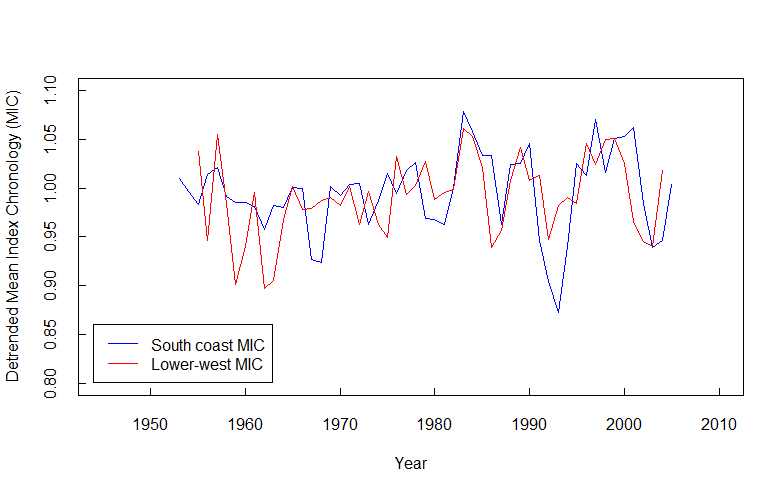

The script that saved this image:
#################
### Synchrony ###
#################

##################
### Initialize ###
##################

setwd("C:/Users/User/Google Drive/Honours/Results/IncrementData") # Ellen's pc
#setwd("C:/Users/Ellen/Google Drive/Honours/Results/IncrementData") # laptop
# clear environment
rm(list=ls(all=TRUE))

library(dplR)

# Read in csv files
list.files()

SouthFOX <- read.csv("SouthFOX.csv")
WestFOX <- read.csv("WestFOX.csv")

# merge two data frames by ID
total <- merge(SouthFOX,WestFOX,by="Year")
Whole <- total[,-2]

# write to ring-width file
write.rwl(rwl.df = Whole, fname = "Whole.rwl", format = "tucson")
data <- read.rwl("Whole.rwl", format = "tucson")

# X-dating in dplR
# Read in data, explore
dat <- data
dat.sum <- summary(dat)
mean(dat.sum$year) # length of series
mean(dat.sum$stdev)
mean(dat.sum$median)
mean(dat.sum$ar1) # first order correlation
mean(interseries.cor(dat)[,1]) # mean intereseries correlation

# Create output
Output <- dat.sum
Age.range.min <- min(Output$year)
Age.range.max <- max(Output$year)
Age.range <- paste(Age.range.min, Age.range.max, sep = "-")
Mean.incs <- mean(Output$year)
Interseries.correlation <- mean(interseries.cor(dat)[,1])
Mean.sensitivity <- mean(Output$sens1)
Standard.deviation <- mean(Output$stdev)
n <- length(Output$series)
South.Coast <- data.frame(Age.range, Mean.incs, Interseries.correlation, Mean.sensitivity, Standard.deviation,n)

the <- dat[,c(-1,-31)]
plot(the, plot.type = "spag")
rwl.2 <- corr.rwl.seg(dat, seg.length=4, bin.floor=0,pcrit = 0.05)
# seg.2 <- corr.series.seg(rwl=dat, series = "060089", seg.length=4, bin.floor=0) # of a single fish



##################################################################################################################
setwd("C:/Users/User/Google Drive/Honours/Results/IncrementData") # Ellen's pc

# SouthMIC <- read.csv("Master_SouthFOX_Dtr.csv")
# WestMIC <- read.csv("Master_WestFOX_Dtr.csv")

SouthMIC <- read.csv("MIC_Dbl_South.csv")
WestMIC <- read.csv("MIC_Dbl_West.csv")

colnames(SouthMIC) <- c("Year", "MIC", "Depth")
colnames(WestMIC) <- c("Year", "MIC", "Depth")

plot(SouthMIC$MIC~SouthMIC$Year, type="l", col = "blue")
lines(WestMIC$MIC~WestMIC$Year, col = "red")

plot(WestMIC$MIC, type="l")

Data <- merge(SouthMIC, WestMIC, by = "Year", by.x = "Year")
names(Data) <- c("Year", "South", "SDepth", "West", "WDepth")
#write.csv(Data, "MIC_Combined.csv")

plot(Data$South~Data$West, pch = 18)
M1 <- lm(Data$South~Data$West)
summary(M1)


setwd("C:/Users/User/Google Drive/Honours/Results/Env/SST")
list.files()
Data <- read.csv("South_Coast_SST.csv")

library(dplR)
# Detrend with a spline with 
#rigidity parameter equal to 67% of series length

# SSTdr = detrend(Data[,-1], method = "Spline")
# SST <- data.frame(Data[,1], SSTdr)

Mean <- colMeans(Data[,3:ncol(Data)], na.rm = TRUE)
Year <- rep(2013:1931, each=1)
df <- data.frame(Mean, Year, row.names = NULL)
plot(Year,Mean, type="l")


plot(SouthMIC$MIC~SouthMIC$Year, type="l", col = "blue")
lines(WestMIC$MIC~WestMIC$Year, col = "red")

plot(SouthMIC$MIC~WestMIC$MIC, pch = 18)
M1 <- lm(SouthMIC$MIC~WestMIC$MIC)
summary(M1)



plot (c(1945,2010),c(0.8, 1.1),type="n", xaxt = 'n', yaxt='n', # sets the x and y axes scales 

      xlab="Year",ylab="Detrended Mean Index Chronology (MIC)") # adds titles to the axes 

lines(SouthMIC$MIC~SouthMIC$Year,col="blue",lwd=1.5) # adds a line for South MIC

lines(WestMIC$MIC~WestMIC$Year,col="red",lwd=1.5) # adds a line for West MIC


axis(1, tck=0.02) # changing ticks to inside
axis(2, tck=0.02) # changing ticks to inside

legend(1944, 0.86, # places a legend at the appropriate place 
       c("South coast MIC","Lower-west MIC"), # puts text in the legend 
       
       lty=c(1,1), # gives the legend appropriate symbols (lines)
       
       lwd=c(1.5,1.5),col=c("blue","red")) # gives the legend lines the correct color and width


##################
### Initialize ###
##################

setwd("C:/Users/User/Google Drive/Honours/Results/IncrementData") # Ellen's pc
#setwd("C:/Users/Ellen/Google Drive/Honours/Results/IncrementData") # laptop
# clear environment
rm(list=ls(all=TRUE))
# Read in csv files
list.files()
source("Initialize_Incs_Fox.R")
source("Initialize_Dtr_Fig.R")

library(ggplot2)
library(reshape2)
library(gridExtra)
library(dplR)


MICs <- read.csv("MIC_Dbl_South.csv")
colnames(MICs) <- c("Year", "South", "Depth")

NewSouthFOX <- merge(MICs[,-3], DblSouthFOXDtr, by = "Year")
df7 <- melt(NewSouthFOX, id.vars = 'Year')


MICw <- read.csv("MIC_Dbl_West.csv")
colnames(MICw) <- c("Year", "West", "Depth")

NewWestFOX <- merge(MICw[,-3], DblWestFOXDtr, by = "Year")
df8 <- melt(NewWestFOX, id.vars = 'Year')


p5 <- ggplot(df7, aes(x = Year, y = value, group = variable)) +
  geom_line(data=subset(df7, variable == "South"),colour="blue",size=0.5) + 
  geom_line(data=subset(df8, variable == "West"),colour="red",size=0.5) + 
  ylab("Detrended MIC") + xlab("Year") +
  scale_x_continuous(breaks = seq(1950, 2010, by=10), limits = c(1950, 2010),expand = c(0,0)) +
  scale_y_continuous(breaks = seq(0.85, 1.1, by=0.05), limits = c(0.85, 1.1), expand = c(0,0)) +
  theme(axis.ticks.length=unit(-0.25, "cm"), axis.ticks.margin=unit(0.5, "cm"), 
        panel.background = element_blank(), 
        panel.grid.major = element_blank(), 
        panel.grid.minor = element_blank(),
        axis.text.x = element_text(colour="black"),
      #  axis.title.x = element_blank(),
        axis.text.x = element_blank(),
        axis.title.y = element_text(vjust=2),
        axis.text.y = element_text(colour="black"),
        axis.line = element_line(colour = "black"),
        axis.text=element_text(size=10),
        axis.ticks = element_line(colour = "black"),
        axis.title=element_text(size=10))

ggsave(file="Synchrony_new.png", p5, width = 20, 
       height = 15, 
       units = "cm", dpi = 300) #saves g
